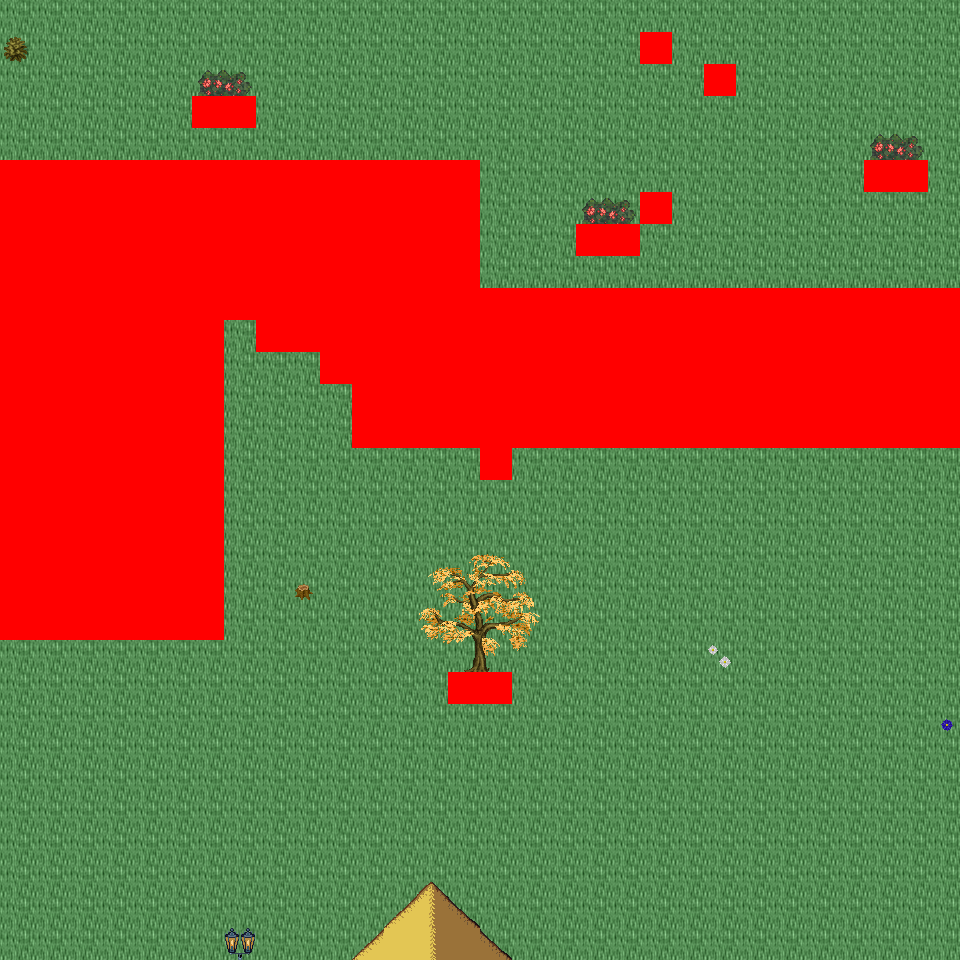

A 2D game scene composited from a Tiled map and its tileset images. What follows is a short description and the map's XML, with each tile layer's data collapsed to a summary:
An orthogonal 30x30 tile map with 32x32 px tiles, 6 tile layers (Ground, Object, Object2, Above, ...), 46 tilesets and 5 objects (5x mapExit).

<map version="1.0" orientation="orthogonal" renderorder="right-down" width="30" height="30" tilewidth="32" tileheight="32" nextobjectid="6">
  <tileset firstgid="1" name="tileset_logic_collision" tilewidth="32" tileheight="32" tilecount="1" columns="1">
    <image source="../drawable/tileset_logic_collision.png" width="32" height="32" />
  </tileset>
  <tileset firstgid="2" name="tileset_ground_ground" tilewidth="32" tileheight="32" tilecount="33" columns="3">
    <image source="../drawable/tileset_ground_ground.png" width="96" height="352" />
  </tileset>
  <tileset firstgid="35" name="tileset_building_castle" tilewidth="32" tileheight="32" tilecount="320" columns="20">
    <image source="../drawable/tileset_building_castle.png" width="640" height="512" />
  </tileset>
  <tileset firstgid="355" name="tileset_item_weapon_cannon" tilewidth="32" tileheight="32" tilecount="12" columns="3">
    <image source="../drawable/tileset_item_weapon_cannon.png" width="96" height="128" />
  </tileset>
  <tileset firstgid="367" name="tileset_item_pot_barrels_1" tilewidth="32" tileheight="32" tilecount="8" columns="4">
    <image source="../drawable/tileset_item_pot_barrels_1.png" width="128" height="64" />
  </tileset>
  <tileset firstgid="375" name="tileset_building_door_door" tilewidth="32" tileheight="32" tilecount="6" columns="3">
    <image source="../drawable/tileset_building_door_door.png" width="96" height="64" />
  </tileset>
  <tileset firstgid="381" name="tileset_building_door_closed" tilewidth="32" tileheight="32" tilecount="1" columns="1">
    <image source="../drawable/tileset_building_door_closed.png" width="32" height="32" />
  </tileset>
  <tileset firstgid="382" name="tileset_building_window_window_centered" tilewidth="32" tileheight="32" tilecount="1" columns="1">
    <image source="../drawable/tileset_building_window_window_centered.png" width="32" height="32" />
  </tileset>
  <tileset firstgid="383" name="tileset_building_decoration_chimney_big" tilewidth="32" tileheight="32" tilecount="2" columns="1">
    <image source="../drawable/tileset_building_decoration_chimney_big.png" width="32" height="64" />
  </tileset>
  <tileset firstgid="385" name="tileset_ground_grass_corners" tilewidth="32" tileheight="32" tilecount="24" columns="6">
    <image source="../drawable/tileset_ground_grass_corners.png" width="192" height="128" />
  </tileset>
  <tileset firstgid="409" name="tileset_ground_grass_edges" tilewidth="32" tileheight="32" tilecount="36" columns="12">
    <image source="../drawable/tileset_ground_grass_edges.png" width="384" height="96" />
  </tileset>
  <tileset firstgid="445" name="tileset_item_statue_lion_statues" tilewidth="32" tileheight="32" tilecount="8" columns="2">
    <image source="../drawable/tileset_item_statue_lion_statues.png" width="64" height="128" />
  </tileset>
  <tileset firstgid="453" name="tileset_item_statue_girl_with_bird" tilewidth="32" tileheight="32" tilecount="12" columns="4">
    <image source="../drawable/tileset_item_statue_girl_with_bird.png" width="128" height="96" />
  </tileset>
  <tileset firstgid="465" name="tileset_furniture_light_lamp_blue" tilewidth="32" tileheight="32" tilecount="3" columns="1">
    <image source="../drawable/tileset_furniture_light_lamp_blue.png" width="32" height="96" />
  </tileset>
  <tileset firstgid="468" name="tileset_light_dim_light_7x5" tilewidth="32" tileheight="32" tilecount="35" columns="7">
    <image source="../drawable/tileset_light_dim_light_7x5.png" width="224" height="160" />
  </tileset>
  <tileset firstgid="503" name="tileset_plant_flower_daisy_blue" tilewidth="32" tileheight="32" tilecount="8" columns="2">
    <image source="../drawable/tileset_plant_flower_daisy_blue.png" width="64" height="128" />
  </tileset>
  <tileset firstgid="511" name="tileset_plant_flower_daisy_red" tilewidth="32" tileheight="32" tilecount="8" columns="2">
    <image source="../drawable/tileset_plant_flower_daisy_red.png" width="64" height="128" />
  </tileset>
  <tileset firstgid="519" name="tileset_plant_flower_daisy_white" tilewidth="32" tileheight="32" tilecount="8" columns="2">
    <image source="../drawable/tileset_plant_flower_daisy_white.png" width="64" height="128" />
  </tileset>
  <tileset firstgid="527" name="tileset_plant_flower_daisy_yellow" tilewidth="32" tileheight="32" tilecount="8" columns="2">
    <image source="../drawable/tileset_plant_flower_daisy_yellow.png" width="64" height="128" />
  </tileset>
  <tileset firstgid="535" name="tileset_plant_tree_fall_trees" tilewidth="32" tileheight="32" tilecount="40" columns="8">
    <image source="../drawable/tileset_plant_tree_fall_trees.png" width="256" height="160" />
  </tileset>
  <tileset firstgid="575" name="tileset_plant_tree_oak_tree" tilewidth="32" tileheight="32" tilecount="20" columns="4">
    <image source="../drawable/tileset_plant_tree_oak_tree.png" width="128" height="160" />
  </tileset>
  <tileset firstgid="595" name="tileset_plant_tree_chestnut_tree" tilewidth="32" tileheight="32" tilecount="20" columns="4">
    <image source="../drawable/tileset_plant_tree_chestnut_tree.png" width="128" height="160" />
  </tileset>
  <tileset firstgid="615" name="tileset_plant_tree_locust_tree" tilewidth="32" tileheight="32" tilecount="20" columns="4">
    <image source="../drawable/tileset_plant_tree_locust_tree.png" width="128" height="160" />
  </tileset>
  <tileset firstgid="635" name="tileset_logic_protection" tilewidth="32" tileheight="32" tilecount="2" columns="2">
    <image source="../drawable/tileset_logic_protection.png" width="64" height="32" />
  </tileset>
  <tileset firstgid="637" name="tileset_plant_bush_hosta" tilewidth="32" tileheight="32" tilecount="9" columns="3">
    <image source="../drawable/tileset_plant_bush_hosta.png" width="96" height="96" />
  </tileset>
  <tileset firstgid="646" name="tileset_plant_flower_flowers_mixed" tilewidth="32" tileheight="32" tilecount="16" columns="4">
    <image source="../drawable/tileset_plant_flower_flowers_mixed.png" width="128" height="128" />
  </tileset>
  <tileset firstgid="662" name="tileset_plant_flower_red_blue_clusters" tilewidth="32" tileheight="32" tilecount="4" columns="1">
    <image source="../drawable/tileset_plant_flower_red_blue_clusters.png" width="32" height="128" />
  </tileset>
  <tileset firstgid="666" name="tileset_furniture_chair_bench_iron" tilewidth="32" tileheight="32" tilecount="4" columns="2">
    <image source="../drawable/tileset_furniture_chair_bench_iron.png" width="64" height="64" />
  </tileset>
  <tileset firstgid="670" name="tileset_plant_stump_stump_pale_purple" tilewidth="32" tileheight="32" tilecount="4" columns="2">
    <image source="../drawable/tileset_plant_stump_stump_pale_purple.png" width="64" height="64" />
  </tileset>
  <tileset firstgid="674" name="tileset_plant_stump_small_stump" tilewidth="32" tileheight="32" tilecount="4" columns="2">
    <image source="../drawable/tileset_plant_stump_small_stump.png" width="64" height="64" />
  </tileset>
  <tileset firstgid="678" name="tileset_building_decoration_banner" tilewidth="32" tileheight="32" tilecount="12" columns="1">
    <image source="../drawable/tileset_building_decoration_banner.png" width="32" height="384" />
  </tileset>
  <tileset firstgid="690" name="tileset_building_decoration_chimney" tilewidth="32" tileheight="32" tilecount="2" columns="1">
    <image source="../drawable/tileset_building_decoration_chimney.png" width="32" height="64" />
  </tileset>
  <tileset firstgid="692" name="tileset_plant_flower_vines_flowered" tilewidth="32" tileheight="32" tilecount="9" columns="3">
    <image source="../drawable/tileset_plant_flower_vines_flowered.png" width="96" height="96" />
  </tileset>
  <tileset firstgid="701" name="tileset_building_decoration_library_banner" tilewidth="32" tileheight="32" tilecount="6" columns="3">
    <image source="../drawable/tileset_building_decoration_library_banner.png" width="96" height="64" />
  </tileset>
  <tileset firstgid="707" name="tileset_logic_portal" tilewidth="32" tileheight="32" tilecount="24" columns="8">
    <image source="../drawable/tileset_logic_portal.png" width="256" height="96" />
  </tileset>
  <tileset firstgid="731" name="tileset_building_cottage" tilewidth="32" tileheight="32" tilecount="256" columns="16">
    <image source="../drawable/tileset_building_cottage.png" width="512" height="512" />
  </tileset>
  <tileset firstgid="987" name="tileset_building_roof_thatched_roof" tilewidth="32" tileheight="32" tilecount="256" columns="16">
    <image source="../drawable/tileset_building_roof_thatched_roof.png" width="512" height="512" />
  </tileset>
  <tileset firstgid="1243" name="tileset_building_window_windows" tilewidth="32" tileheight="32" tilecount="256" columns="16">
    <image source="../drawable/tileset_building_window_windows.png" width="512" height="512" />
  </tileset>
  <tileset firstgid="1499" name="tileset_building_door_doors" tilewidth="32" tileheight="32" tilecount="256" columns="16">
    <image source="../drawable/tileset_building_door_doors.png" width="512" height="512" />
  </tileset>
  <tileset firstgid="1755" name="tileset_building_decoration_chimney_brown_stacks" tilewidth="32" tileheight="32" tilecount="2" columns="1">
    <image source="../drawable/tileset_building_decoration_chimney_brown_stacks.png" width="32" height="64" />
  </tileset>
  <tileset firstgid="1757" name="tileset_ground_ground_3" tilewidth="32" tileheight="32" tilecount="5" columns="5">
    <image source="../drawable/tileset_ground_ground_3.png" width="160" height="32" />
  </tileset>
  <tileset firstgid="1762" name="tileset_plant_bush_bush_pinks" tilewidth="32" tileheight="32" tilecount="4" columns="2">
    <image source="../drawable/tileset_plant_bush_bush_pinks.png" width="64" height="64" />
  </tileset>
  <tileset firstgid="1766" name="tileset_plant_bushes_and_trees" tilewidth="32" tileheight="32" tilecount="144" columns="16">
    <image source="../drawable/tileset_plant_bushes_and_trees.png" width="512" height="289" />
  </tileset>
  <tileset firstgid="1910" name="tileset_plant_bush_berried" tilewidth="32" tileheight="32" tilecount="60" columns="5">
    <image source="../drawable/tileset_plant_bush_berried.png" width="160" height="384" />
  </tileset>
  <tileset firstgid="1970" name="tileset_plant_bush_leafy" tilewidth="32" tileheight="32" tilecount="48" columns="8">
    <image source="../drawable/tileset_plant_bush_leafy.png" width="256" height="192" />
  </tileset>
  <tileset firstgid="2018" name="tileset_plant_bush_flowering" tilewidth="32" tileheight="32" tilecount="72" columns="8">
    <image source="../drawable/tileset_plant_bush_flowering.png" width="256" height="288" />
  </tileset>
  <layer name="Ground" width="30" height="30">
    <data>[900 cells, 900 non-empty, 10 distinct tile ids]</data>
  </layer>
  <layer name="Object" width="30" height="30">
    <data>[900 cells, 80 non-empty, 15 distinct tile ids]</data>
  </layer>
  <layer name="Object2" width="30" height="30">
    <data>[900 cells, 20 non-empty, 17 distinct tile ids]</data>
  </layer>
  <layer name="Above" width="30" height="30">
    <data>[900 cells, 18 non-empty, 12 distinct tile ids]</data>
  </layer>
  <layer name="Above2" width="30" height="30">
    <data>[900 cells, 16 non-empty, 16 distinct tile ids]</data>
  </layer>
  <layer name="Walkable" width="30" height="30">
    <data>[900 cells, 252 non-empty, 1 distinct tile ids]</data>
  </layer>
  <objectgroup name="MapEvents">
    <object id="1" name="south" type="mapExit" x="0" y="928" width="960" height="32">
      <properties>
        <property name="map" value="level_0_x18_y43" />
        <property name="x" value="0" />
        <property name="y" value="1" />
      </properties>
    </object>
    <object id="2" name="west" type="mapExit" x="0" y="0" width="32" height="160">
      <properties>
        <property name="map" value="level_0_x17_y42" />
        <property name="x" value="28" />
        <property name="y" value="0" />
      </properties>
    </object>
    <object id="3" name="west2" type="mapExit" x="0" y="640" width="32" height="320">
      <properties>
        <property name="map" value="level_0_x17_y42" />
        <property name="x" value="28" />
        <property name="y" value="20" />
      </properties>
    </object>
    <object id="4" name="east" type="mapExit" x="928" y="0" width="32" height="288">
      <properties>
        <property name="map" value="level_0_x19_y42" />
        <property name="x" value="1" />
        <property name="y" value="0" />
      </properties>
    </object>
    <object id="5" name="east2" type="mapExit" x="928" y="448" width="32" height="512">
      <properties>
        <property name="map" value="level_0_x19_y42" />
        <property name="x" value="1" />
        <property name="y" value="14" />
      </properties>
    </object>
  </objectgroup>
</map>
